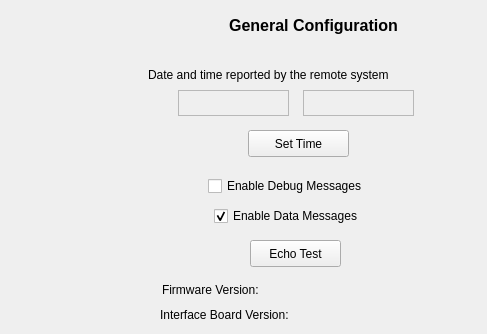
   <widget class="QWidget" name="generalTab">
    <property name="toolTip">
     <string>Time and debug display settings</string>
    </property>
    <attribute name="title">
     <string>General</string>
    </attribute>
    <widget class="QPushButton" name="timeSetButton">
     <property name="geometry">
      <rect>
       <x>248</x>
       <y>130</y>
       <width>101</width>
       <height>27</height>
      </rect>
     </property>
     <property name="toolTip">
      <string>Set the time/date in the remote system from the local time.</string>
     </property>
     <property name="text">
      <string>Set Time</string>
     </property>
    </widget>
    <widget class="QLabel" name="date">
     <property name="geometry">
      <rect>
       <x>178</x>
       <y>90</y>
       <width>111</width>
       <height>26</height>
      </rect>
     </property>
     <property name="toolTip">
      <string>Time/Date in the remote system.</string>
     </property>
     <property name="frameShape">
      <enum>QFrame::StyledPanel</enum>
     </property>
     <property name="frameShadow">
      <enum>QFrame::Raised</enum>
     </property>
     <property name="lineWidth">
      <number>3</number>
     </property>
     <property name="midLineWidth">
      <number>1</number>
     </property>
     <property name="text">
      <string/>
     </property>
    </widget>
    <widget class="QLabel" name="time">
     <property name="geometry">
      <rect>
       <x>303</x>
       <y>90</y>
       <width>111</width>
       <height>26</height>
      </rect>
     </property>
     <property name="toolTip">
      <string>Time/Date in the remote system.</string>
     </property>
     <property name="frameShape">
      <enum>QFrame::StyledPanel</enum>
     </property>
     <property name="frameShadow">
      <enum>QFrame::Raised</enum>
     </property>
     <property name="lineWidth">
      <number>3</number>
     </property>
     <property name="midLineWidth">
      <number>1</number>
     </property>
     <property name="text">
      <string/>
     </property>
    </widget>
    <widget class="QLabel" name="dateTimeLabel">
     <property name="geometry">
      <rect>
       <x>148</x>
       <y>65</y>
       <width>316</width>
       <height>20</height>
      </rect>
     </property>
     <property name="text">
      <string>Date and time reported by the remote system</string>
     </property>
    </widget>
    <widget class="QLabel" name="generalLabel">
     <property name="geometry">
      <rect>
       <x>194</x>
       <y>5</y>
       <width>239</width>
       <height>41</height>
      </rect>
     </property>
     <property name="font">
      <font>
       <pointsize>12</pointsize>
       <weight>75</weight>
       <bold>true</bold>
      </font>
     </property>
     <property name="text">
      <string>General Configuration</string>
     </property>
     <property name="alignment">
      <set>Qt::AlignCenter</set>
     </property>
     <property name="wordWrap">
      <bool>true</bool>
     </property>
    </widget>
    <widget class="QCheckBox" name="debugMessageCheckbox">
     <property name="geometry">
      <rect>
       <x>208</x>
       <y>175</y>
       <width>187</width>
       <height>22</height>
      </rect>
     </property>
     <property name="toolTip">
      <string>Enable Debug Messages to be sent from remote</string>
     </property>
     <property name="text">
      <string>Enable Debug Messages</string>
     </property>
    </widget>
    <widget class="QCheckBox" name="dataMessageCheckbox">
     <property name="geometry">
      <rect>
       <x>214</x>
       <y>205</y>
       <width>185</width>
       <height>22</height>
      </rect>
     </property>
     <property name="toolTip">
      <string>Enable Data Messages. Disabling will stop the main display from showing real-time data and will stoip local recording.</string>
     </property>
     <property name="text">
      <string>Enable Data Messages</string>
     </property>
     <property name="checked">
      <bool>true</bool>
     </property>
    </widget>
    <widget class="QPushButton" name="echoTestButton">
     <property name="geometry">
      <rect>
       <x>250</x>
       <y>240</y>
       <width>91</width>
       <height>27</height>
      </rect>
     </property>
     <property name="toolTip">
      <string>Request an ID to be sent from the remote.</string>
     </property>
     <property name="text">
      <string>Echo Test</string>
     </property>
    </widget>
    <widget class="QLabel" name="firmwareVersion">
     <property name="geometry">
      <rect>
       <x>162</x>
       <y>280</y>
       <width>316</width>
       <height>20</height>
      </rect>
     </property>
     <property name="text">
      <string>Firmware Version:</string>
     </property>
    </widget>
    <widget class="QLabel" name="boardVersion">
     <property name="geometry">
      <rect>
       <x>160</x>
       <y>305</y>
       <width>316</width>
       <height>20</height>
      </rect>
     </property>
     <property name="text">
      <string>Interface Board Version: </string>
     </property>
    </widget>
   </widget>
